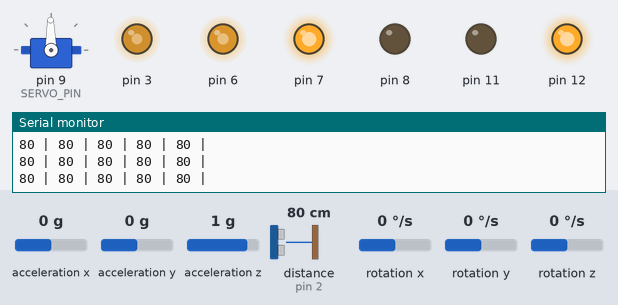
Simulated run of this sketch. Board: Arduino Uno, built with avr-gcc and run on an emulated ATmega328P. On the bench: servo, output pins drawn as LEDs (lit = HIGH), the last lines printed to the serial monitor. Inputs (shaded band) come from the test bench; at power-on: distance to the obstacle (sensor on pin 2) 80 cm, acceleration x 0 g, acceleration y 0 g, acceleration z 1 g, rotation x 0 °/s, rotation y 0 °/s, rotation z 0 °/s. The echo pulse lasts 58.3 µs per cm.

Above: at 1.2 s.
1.3 s: distance to the obstacle (sensor on pin 2) set to 54 cm
At 1.58 s:
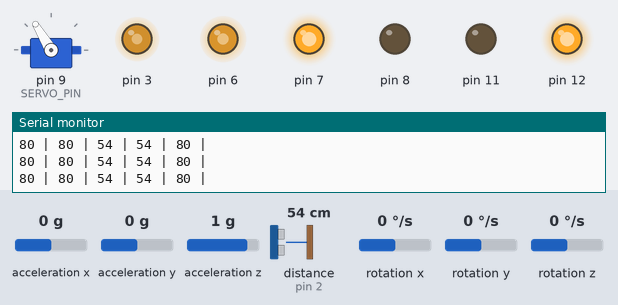
4.3 s: distance to the obstacle (sensor on pin 2) set to 44 cm
At 4.5 s:
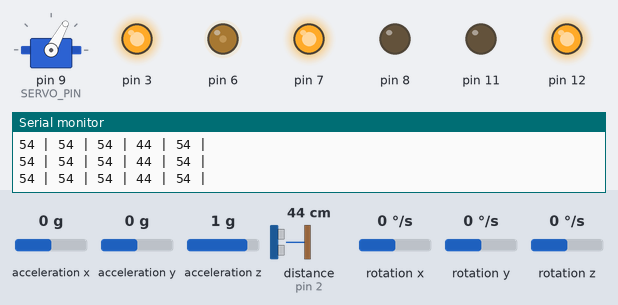
7.3 s: distance to the obstacle (sensor on pin 2) set to 120 cm
At 7.83 s:
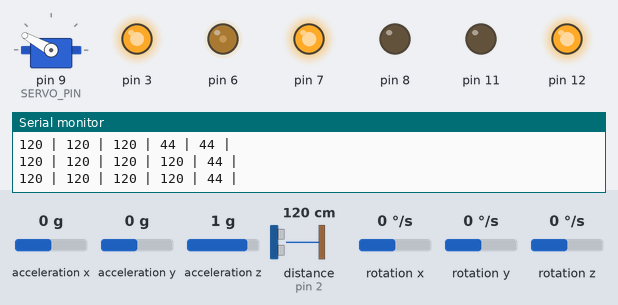
Timing chart, 0 to 24.4 s (numbered marks = the images above; inputs shaded):
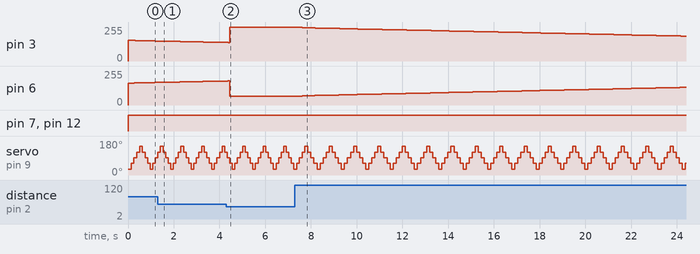

Measured:
- the behaviour switches between 50 and 49 cm on distance to the obstacle (sensor on pin 2) (found by bisection; images 1 and 2)
- after the input at 7.3 s, pin 3: moves from 255/255 to 187/255 over 16.6 s, starting after 0.31 s; pin 6: moves from 65/255 to 132/255 over 16.5 s, starting after 0.31 s
- by itself, servo on pin 9 (SERVO_PIN): repeats every 1.0 s: 91° 0.12 s, 121° 0.12 s, 151° 0.13 s, 121° 0.13 s, 91° 0.13 s, 61° 0.13 s, 31° 0.13 s, 61° 0.13 s

The sketch:

FinalTurnAlg2.ino
```cpp
//Import libraries
#include <motor_control.h>
#include <HC_SR04.h>
#include <SODAR.h>
#include <State.h>
#include <PID_v1.h>
#include <MPU6050.h>

// Servo Pin declaration
#define SERVO_PIN 9

//Ultrasonic distance sensor pin declaration
#define TRIG_PIN 10
#define ECHO_PIN 2
#define ECHO_INT 0
#define CENTER 91
#define RESOLUTION 30
#define UPPER_RANGE 151
#define LOWER_RANGE 31

//Global Variables
//Distance threshold variable
int thresh = 50;

//SODAR
//NOTE: in SODAR.cpp, remember to adjust the estimated_servo_response_time variable accordingly (on line 22)
SODAR mysodar(TRIG_PIN, ECHO_PIN, ECHO_INT, SERVO_PIN, 91, RESOLUTION, UPPER_RANGE, LOWER_RANGE);
//You can also adjust it since it's a public variable (you'll have to do this in void setup()
//mysodar.estimated_servo_response_time = 100;

//State
State control_state;

//PID for driving straight
double input, output, setpoint;
double kp = 5;
double ki = 5;
double kd = 0;
PID controller(&input, &output, &setpoint, kp, ki, kd, DIRECT);

//Accelerometer/Gyro
MPU6050 IMU(4, 5);

void setup() {
  //Initialize Motors
  motor_setup();

  //Make servo piin an output
  pinMode(SERVO_PIN, OUTPUT);

  //Initialize Sodar
  //adjust estaimted servo response time
  mysodar.estimated_servo_response_time = 100;
  mysodar.initialize_arrays();
  mysodar.init();

  //Initialize State
  control_state.setLinearState(160); //Set linear state to drive forward
  control_state.setRotationState(-1); //Set rotation state to drive straight

  //Initialize PID controller hyper params
  controller.SetOutputLimits(-95, 95);
  controller.SetSampleTime(25); //Set sample time to 25ms interval
  controller.SetMode(1); //Turns on the PID controller

  //Initialize MPU6050
  IMU.initialize();
  IMU.update();

  //begin serial for debugging
  Serial.begin(9600);
}

void loop() {
  //Update the sodar to move to next position etc...
  mysodar.update();

  //Update the IMU
  IMU.update();

  //object detection
  int min_index = min_distance();

  //update motion control parameters based on object detection output, adjust distance threshold here
  update_motion_control(min_index, thresh);

  //Update PID parameters
  setpoint = control_state.getRotationState();
  input = IMU.get_ang_vel('z');

  //Compute PID
  controller.Compute();

  //Update power to motors
  raw_motor_control(control_state.getLinearState() - output, control_state.getLinearState() + output);

  //Print distance array for debugging
  print_array(mysodar.distance, mysodar.array_length);
}

//algorithm to "find and object"
int min_distance()
{
  //Check each part of the distance array
  int min_index = find_min(mysodar.distance, mysodar.array_length);
  return min_index; //Return maximum index value
}

//Based on the output from object_detection, State accordingly
void update_motion_control(int min_index, int threshold)
{
  int i = 1;

  //Get minimum value at min_index
  int min_val = mysodar.distance[min_index];

  //If the straight ahead is < threshold, update state accordingly
  if (mysodar.distance[2] < threshold) {
    if (min_index == 3 || min_index == 4) { //slow down Turn left
      i = -1;
    }

    control_state.setRotationState(360 * i);
  }
  else {
    control_state.setRotationState(-1);
  }
}

//Pass in an array and it's length, return the index the maximum is at
int find_max(int dist[], int arr_size)
{
  float maximum = dist[0];
  int max_index = 0;
  //Start at index 1 so we don't have to have complex logic inside the for loop
  for (int i = 1; i < arr_size; i++)
  {
    if (dist[i] > dist[max_index] && dist[i] != 1213) {
      max_index = i; //if new value is less than minimum, set min_index to new value index
      maximum = dist[i];
    }
  }
  return max_index;
}

//Pass in an array and it's length, return the index the minimum is at
int find_min(int dist[], int arr_size)
{
  float minimum = dist[0];
  int min_index = 0;
  //Start at index 1 so we don't have to have complex logic inside the for loop
  for (int i = 1; i < arr_size; i++)
  {
    if (dist[i] < dist[min_index]) {
      min_index = i; //if new value is less than minimum, set min_index to new value index
      minimum = dist[i];
    }
  }
  return min_index;
}


void print_array(int arr[], int len)
{
  for (int i = 0; i < len; i++)
  {
    Serial.print(arr[i]);
    Serial.print(" | ");
  }
  Serial.println();
}
//Thank you to "jazzycamel" from instructables on this great 'non-blocking' library for the ultrasonic distance sensor
// https://www.instructables.com/id/Non-blocking-Ultrasonic-Sensor-for-Arduino/
//Library name HC_SR04.h/.cpp
//#include <State.h>
//#include <PID_v1.h>
//#include <MPU6050.h>
//#include <Servo.h>
//#include <motor_control.h>
//#include <HC_SR04.h>
//
////State
//State control_state;
//
////PID for driving straight
//double input, output, setpoint;
//double kp = 5;
//double ki = 5;
//double kd = 0;
//PID controller(&input, &output, &setpoint, kp, ki, kd, DIRECT);
//
////Accelerometer/Gyro
//MPU6050 IMU(4, 5);
//
//
//// Servo Pin declaration
//#define SERVO_PIN 9  //servo connect to D9
//
////Ultrasonic distance sensor pin declaration
//#define TRIG_PIN 10
//#define ECHO_PIN 2
//#define ECHO_INT 0
//
////Resolution and limits of searching parameters (for  ultrasonic distance sensor)
//#define RESOLUTION 10 //How many degrees to have between detections (this value should be an integer divisior of MAXDEG
//#define MAXDEG 130 //Angle of maximum detection
//#define MINDEG 50 //Angle of minimum detection
//
////Global Variables
////Initialize orientations servo will point to
//float orientation[((MAXDEG - MINDEG) / RESOLUTION) + 1];
//const int array_length = (sizeof(orientation) / sizeof(orientation[0]));
//float dist[array_length];
//int current_index = 0; // This global variable will be used to iterate through the orientation array to point the sensor in the right direction
//
//
//Servo head; //Servo Variable
//HC_SR04 sensor(TRIG_PIN, ECHO_PIN, ECHO_INT); //Non-blocking ultrasonic distance sensor
//
////------------------------------------------------------------
//
////------------------------------------------------------------
////SETUP AND LOOP FUNCTIONS
//void setup() {
//  pinMode(TRIG_PIN, OUTPUT);
//  pinMode(ECHO_PIN, INPUT);
//  digitalWrite(TRIG_PIN, LOW); //Initialize trigger pin for ultrasonic sensor to LOW
//
//  /*init servo*/
//  head.attach(SERVO_PIN);
//  head.write(90);
//  delay(1000);
//
//  //Initialize serial communication
//  Serial.begin(9600);
//
//  //Start the ultrasonic distance sensor
//  sensor.begin(); // Make sure to run the begin function, this will setup the interrupt pins to make the sensor functional
//  sensor.start();
//
//  //Initialize State
//  control_state.setLinearState(160); //Set linear state to drive forward
//  control_state.setRotationState(-1); //Set rotation state to drive straight
//
//  //Initialize PID controller hyper params
//  controller.SetOutputLimits(-95, 95);
//  controller.SetSampleTime(25); //Set sample time to 25ms interval
//  controller.SetMode(1); //Turns on the PID controller
//
//  //Initialize MPU6050
//  IMU.initialize();
//  IMU.update();
//
//  //Initialize orientations array
//  for (int i = 0; i < array_length; i++)
//  {
//    orientation[i] = (RESOLUTION * i) + MINDEG;
//  }
//  Serial.print(orientation[0]);
//
//}
//
//
//void loop() {
//  //Update PID parameters
//  IMU.update();
//  setpoint = control_state.getRotationState();
//  input = IMU.get_ang_vel('z');
//
//  //Compute PID
//  controller.Compute();
//
//  //Check if sensor has finished it's last detection run, if so update motor control
//  if(sensor.isFinished())
//  {
//    //Update motor control
//    int control_value = discrete_detection(orientation, dist, array_length, 50); //Get control command from detection
//    setpoint = control_state.getRotationState();
//    raw_motor_control(control_state.getLinearState() - output, control_state.getLinearState() + output);
//
//    //Run detect next, which will rotate servo and start next detection loop
//    detect_next();
//  }
//}
//void detect_next()
//{
//  //Update distance array with value from sensor (we know it's finished because this function is only called when sensor.isFinished() is true
//  dist[current_index] = sensor.getRange();
//
//  //Use current index to point ultrasonic distance sensor
//  head.write(orientation[current_index]);
//
//  //Give the sevo a few milliseconds to get to position
//  delay(200);
//
//  //Iterate index, if it's too high re-set to 0 index
//  current_index++;
//  if(current_index == array_length) { current_index = 0; }
//
//  //Restart detection
//  sensor.start();
//}
//
//
////OTHER FUNCTIONS-----------------------------------------------------------------------------------
//
//int analyze_data()
//{
//  //Analyze dist[] array, and determine where center of object is
//
//  //Simple analysis, pick the minimum and return the angle to point towards
//  return find_min(dist, sizeof(dist) / sizeof(dist[0]));
//
//}
//
//int discrete_detection(float o[], float dist[], int len, int thresh)
//{
//    // Check if we're clear of objects
//    int control = check_distance(o, dist, len, thresh);
//    return control;
//
//}
//
////Check to make sure that all distances in range are > thresh
//int check_distance(float o[], float dist[], int len, int thresh)
//{
//    //Separate array indexs into left, center, right
//    int center_index = int(len/2); //casting to int will truncate remainder if value is odd
//    int center_window = 1; //How many indicies around center_index will we count as "center"
//
//    //Get the minimum distance value and index
//    int min_index = find_min(dist, len);
//    int min_value = dist[min_index];
//
//    //Check if minimum above threshold, if so return 0 to move foward
//    if(min_value > thresh) { return 0; }
//
//    //If minimum is within threshold, determine if it exists in right, center, or left, return appropriate
//    //control direction
//    //Right segment
//    if(min_index < center_index-center_window){ return 3; } //Turn left
//
//    //Center segment
//    if(min_index < center_index+center_window && min_index > center_index-center_window)
//    {
//        return 1; //Move backwards
//    }
//
//    //Left segment
//    if(min_index < len && min_index > center_index+center_window) { return 2; }//Turn right
//
//}
//
//int find_min(float dist[], int arr_size)
//{
//  float minimum = dist[0];
//  int min_index = 0;
//  //Start at index 1 so we don't have to have complex logic inside the for loop
//  for (int i = 1; i < arr_size; i++)
//  {
//    if (dist[i] < dist[min_index]) {
//      min_index = i; //if new value is less than minimum, set min_index to new value index
//      minimum = dist[i];
//    }
//  }
//  return min_index;
//}
//
//void update_motion_control(int index, int threshold)
//{
//  int i = 1;
//
//  //If the straight ahead is < threshold, update state accordingly
//  if (index != 0) {
//    if (index == 2) { //slow down Turn left
//      i = -1;
//    }
//
//    control_state.setRotationState(360 * i);
//  }
//  else {
//    control_state.setRotationState(-1);
//  }
//}
```
